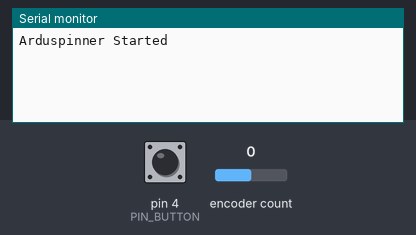
The sketch below on a simulated Arduino Leonardo, built with avr-gcc and run on an emulated ATmega32U4. Parts: the last lines printed to the serial monitor. The test bench sets the inputs (shaded band); at power-on: encoder count 0, pin 4 (PIN_BUTTON) HIGH. USB keyboard and mouse output is not drawn.

Above: at 1.2 s.
1.3 s: encoder count set to 1
At 2.0 s:
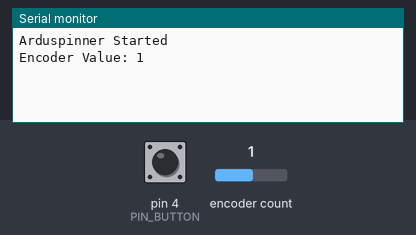
2.8 s: pin 4 (PIN_BUTTON) pulled LOW for 0.15 s
At 4.3 s:
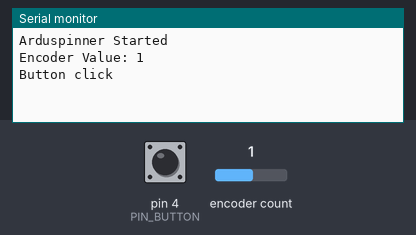
5.0 s: encoder count set to 0
At 6.0 s:
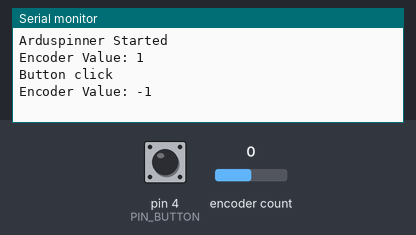
6.5 s: pin 4 (PIN_BUTTON) pulsed LOW 2 times (0.12 s each, 0.3 s apart)
At 8.2 s:
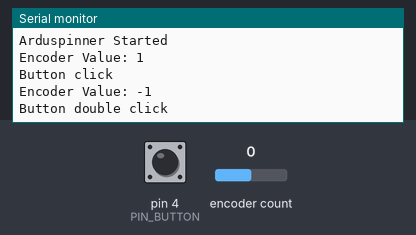

The sketch:

arduspinnerButton.ino
```cpp
// (licence header left out)
#include <ClickEncoder.h>
#include <Mouse.h>
#include <TimerOne.h>

#define TIMER1_INTERVAL 1000
#define PIN_A 2
#define PIN_B 3
#define PIN_BUTTON 4
//#define RELEASE 1

ClickEncoder *encoder;
int16_t last, value;
int16_t sign_value;
int16_t abs_value;

void timerIsr() {
    encoder->service();
}

void setup() {
    encoder = new ClickEncoder(PIN_A, PIN_B, PIN_BUTTON, 1);
    encoder->setAccelerationEnabled(true);
    Timer1.initialize(TIMER1_INTERVAL);
    Timer1.attachInterrupt(timerIsr);
    last = -1;
    value = 0;
    Mouse.begin();
#ifndef RELEASE
    Serial.begin(115200);
    Serial.println("Arduspinner Started");
#endif
}

void loop() {
    value = encoder->getValue();

    if (value != 0) {
        last = value;
        Mouse.move(value, 0, 0);
        #ifndef RELEASE
            Serial.print("Encoder Value: ");
            Serial.println(value);
        #endif
    }


    ClickEncoder::Button b = encoder->getButton();
    if (b != ClickEncoder::Open) {
        switch (b) {
        case ClickEncoder::Pressed:
        case ClickEncoder::Held:
        case ClickEncoder::Released:
            break;

        case ClickEncoder::Clicked:
            // default action, send a standard click
            Mouse.click(MOUSE_LEFT);
            #ifndef RELEASE
                Serial.println("Button click");
            #endif
            break;
        case ClickEncoder::DoubleClicked:
            // example on double click, send RIGHT button click
            Mouse.click(MOUSE_RIGHT);
            #ifndef RELEASE
                Serial.println("Button double click");
            #endif
            break;
        }
    }

}
```

Measured:
- after the input at 1.3 s, the serial monitor: prints a new line at once (image 1)
- after the input at 2.8 s, the serial monitor: prints a new line after 0.75 s (image 2)
- after the input at 5.0 s, the serial monitor: prints a new line at once (image 3)
- after the input at 6.5 s, the serial monitor: prints a new line after 0.42 s (image 4)
